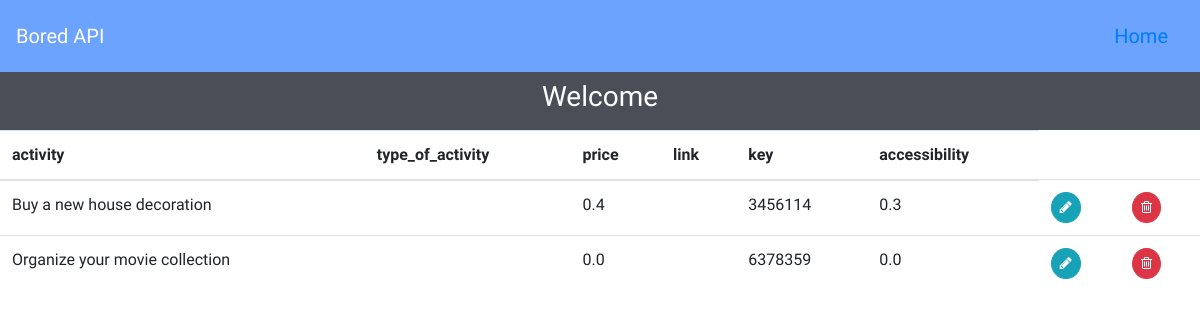
Page /activities (signed in) on the committed database.
### Task1/models.py (models this page shows)
class UserActivities(models.Model):
    activitie_id=models.AutoField(primary_key=True)
    activity=models.CharField(max_length=250)
    user=models.ForeignKey(Account,on_delete=models.CASCADE)
    type_of_activity=models.CharField(max_length=50)
    participants=models.IntegerField()
    price=models.FloatField()
    link=models.CharField(max_length=250)
    key=models.CharField(max_length=250)#it is numerous digit but taking as a charfield due to becuase of doc
    accessibility=models.FloatField()
    created_on=models.DateTimeField(auto_now=True)
    edited_on=models.DateTimeField(null=True,blank=True)

### Task1/views.py (the view)
# urls.py: path("activities",Loadactivities.as_view(),name="Loadactivities"),
class Loadactivities(ListView):
    model=UserActivities
    paginate_by = 2
    context_object_name = "activities"
    template_name="activities.html"
    def get_queryset(self):
        user = self.request.user
        if user.is_authenticated:
            return UserActivities.objects.filter(user=user)
        return []

### templates/activities.html (shortened to what this page needs)
<!doctype html>
<html lang="en">
<head>
    <link rel="stylesheet" href="https://maxcdn.bootstrapcdn.com/bootstrap/4.0.0/css/bootstrap.min.css"
>
    <link rel="stylesheet" href="https://cdnjs.cloudflare.com/ajax/libs/font-awesome/4.7.0/css/font-awesome.min.css">
</head>
<body>
    <nav class="navbar text-white py-3">
        <span class="navbar-brand mb-0 h1 font-weight-normal">Bored API</span>
        <span class="navbar-brand mb-0 h1 font-weight-normal"><a href="/home">Home</a></span>
    </nav>
    <div class="container-fluid">
        <div class="row">
            <div class="col-12 pageTitle">
                <h3 class="font-weight-normal py-2 text-center">Welcome {{username}}</h3>
            </div>
        </div>
    </div>
    <table class="table">
        <thead>
          <tr>
            <th scope="col">activity</th>
            <th scope="col">type_of_activity</th>
            <th scope="col">price</th>
            <th scope="col">link</th>
            <th scope="col">key</th>
            <th scope="col">accessibility</th>
          </tr>
        </thead>
        <tbody>
            {% for obj in activities %}
          <tr>
            <td>{{obj.activity}}</td>
            <td>{{obj.type_of_activity}}</td>
            <td>{{obj.price}}</td>
            <td>{{obj.link}}</td>
            <td>{{obj.key}}</td>
            <td>{{obj.accessibility}}</td>
            <td><a href="/update?id={{ obj.activitie_id}}"><button class="btn btn-info btn-sm rounded-circle"><i class="fa fa-pencil" aria-hidden="true"></i></button></a></td>
            <td><a href="/delete?id={{ obj.activitie_id}}"><button class="btn btn-danger btn-sm rounded-circle"><i class="fa fa-trash-o" aria-hidden="true"></i></button></a></td>
          </tr>
          {% endfor %}
        </tbody>
      </table>
</body>
</html>

### templates/activities.html (style rules this page uses)
* { margin: 0; padding: 0; font-family: 'Oxygen', sans-serif; -webkit-font-smoothing: antialiased; }
.navbar { background-color: #6ba3ff; }
.pageTitle { background-color: #4a4e56; color: #fff; }

### rows in the picture
UserActivities: activity "Buy a new house decoration", price "0.4", key "3456114", accessibility "0.3"
UserActivities: activity "Organize your movie collection", price "0.0", key "6378359", accessibility "0.0"
